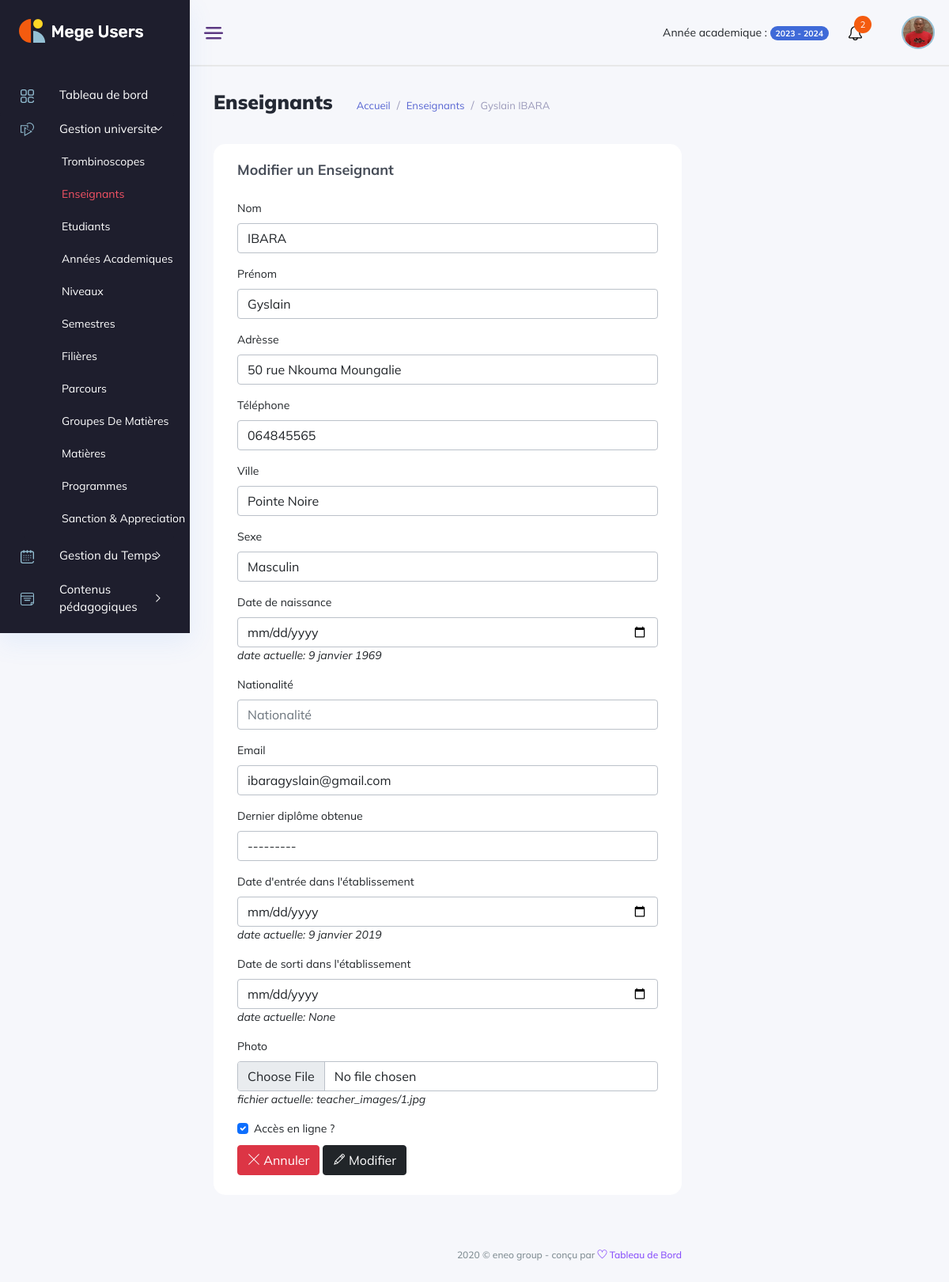
/gestion_universite/teachers/1/editer/ (signed in), run on an earlier commit of the app's database.
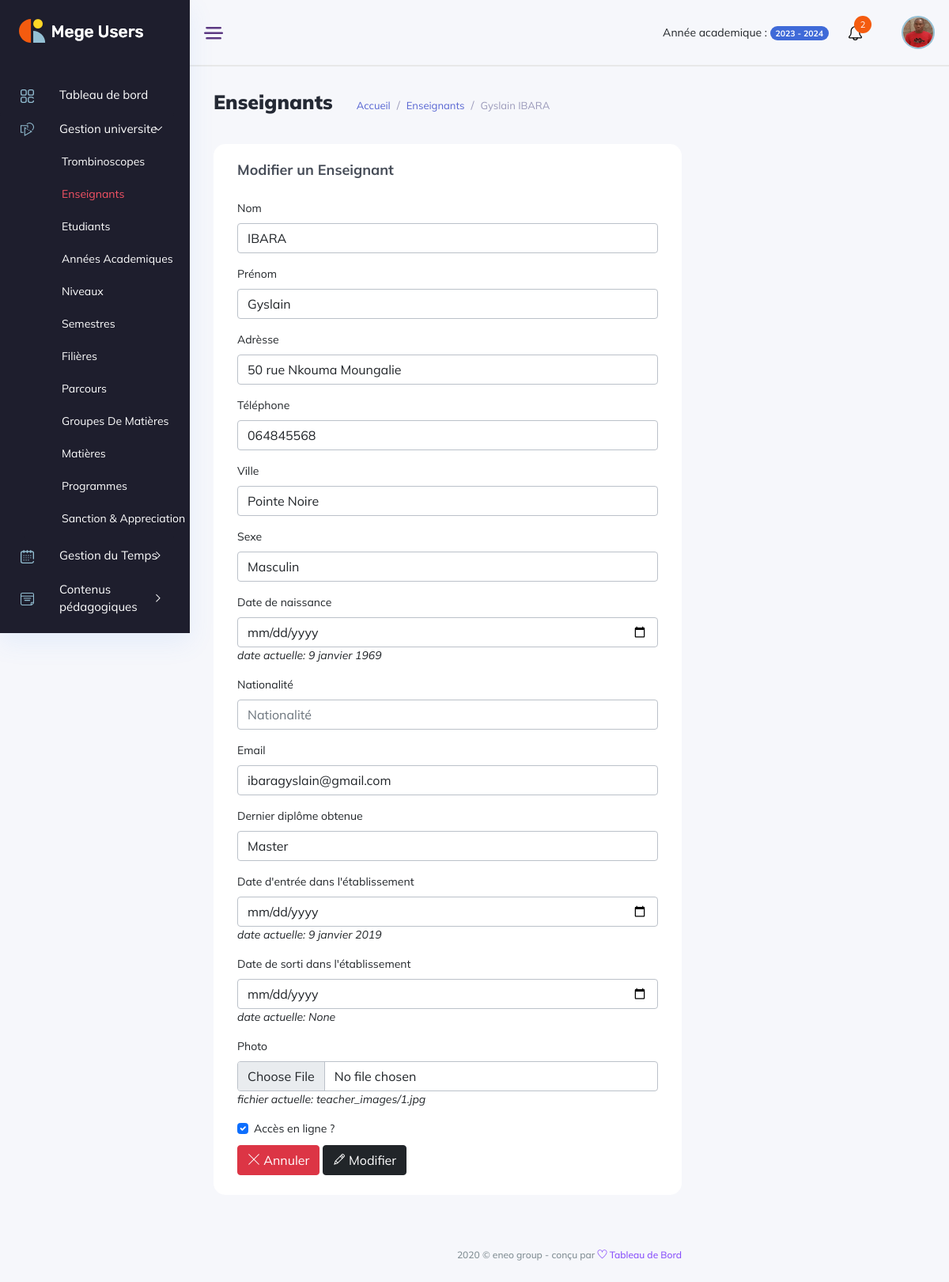
And on a later commit of the database.
### backend/models/gestion_ecole.py (models this page shows, shortened)
class Teacher(models.Model):
    lastname = models.CharField(max_length=50, blank=True)
    firstname = models.CharField(max_length=50, blank=True)
    address = models.CharField(max_length=50, blank=True)
    tel = models.CharField(max_length=20, blank=True)
    city = models.CharField(max_length=17, choices=cities, blank=True)
    sex = models.CharField(max_length=10, choices=sexes, blank=True)
    bithday = models.DateField(blank=True, null=True)
    nationality = models.CharField(max_length=20, blank=True)
    email = models.CharField(max_length=120, unique=True, blank=True)
    school = models.ForeignKey(Etablishment, on_delete=models.CASCADE, null=True, blank=True)
    status = models.CharField(max_length=20, blank=True)
    last_diploma = models.CharField(max_length=20, choices=last_diploma, blank=True,)
    picture = models.ImageField(upload_to="teacher_images", blank=True, null=True)
    type_of_counter = models.CharField(max_length=20, blank=True)
    start_of_contrat = models.DateField(blank=True, null=True)
    end_of_contrat = models.DateField(blank=True, null=True)
    created_at = models.DateTimeField(auto_now_add=True, null=True)
    updated_at = models.DateTimeField(auto_now=True, null=True)
    def fullname(self):
        return f"{self.firstname} {self.lastname}"

### manager_dashboard/views/gestion_universite_view.py (the view, shortened to what this page needs)
class EditTeacherView(View):
    template = "manager_dashboard/gestion_universite/editer_enseignant.html"
    def dispatch(self,request, *args, **kwargs):
        if not request.user.is_authenticated:
            return redirect('backend:login')
        if request.user.is_manager or request.user.is_admin:
            return super().dispatch(request, *args, **kwargs)
        return redirect('backend:logout')
    def get(self, request, pk, *args, **kwargs):
        teacher = get_object_or_404(Teacher, pk=pk)
        form = TeacherForm(instance=teacher)
        context = {'form':form, 'teacher': teacher}
        return render(request, template_name=self.template, context=context)

### manager_dashboard/templates/manager_dashboard/gestion_universite/editer_enseignant.html (shortened to what the changed rows need)
{% extends '../base.html' %}
{% load static %}
{% block content %}
<div class="main_content_iner overly_inner ">
    <div class="container-fluid p-0 ">
        <div class="row">
            <div class="col-12">
                <div class="page_title_box d-flex flex-wrap align-items-center justify-content-between">
                    <div class="page_title_left d-flex align-items-center">
                        <ol class="breadcrumb page_bradcam mb-0">
                            <li class="breadcrumb-item"><a>{{teacher.fullname}}</a></li>
                        </ol>
                    </div>
                </div>
            </div>
        </div>
        <div class="row">
            <div class="col-8">
                <div class="white_card card_height_100 mb_30">
                    <div class="white_card_body">
                        <form method="post" enctype="multipart/form-data">
                            <div class="mb-3">
                                <label class="form-label" for="libelle">Nom</label>
                                {{ form.lastname }}
                            </div>
                            <div class="mb-3">
                                <label class="form-label" for="libelle">Prénom</label>
                                {{ form.firstname }}
                            </div>
                            <div class="mb-3">
                                <label class="form-label" for="libelle">Adrèsse</label>
                                {{ form.address }}
                            </div>
                            <div class="mb-3">
                                <label class="form-label" for="libelle">Téléphone</label>
                                {{ form.tel }}
                            </div>
                            <div class="mb-3">
                                <label class="form-label" for="libelle">Ville</label>
                                {{ form.city }}
                            </div>
                            <div class="mb-3">
                                <label class="form-label" for="level">Sexe</label>
                                {{ form.sex }}
                            </div>
                            <div class="mb-3">
                                <label class="form-label" for="libelle">Date de naissance</label>
                                {{ form.bithday }}
                                <i>date actuelle: {{teacher.bithday}}</i>
                            </div>
                            <div class="mb-3">
                                <label class="form-label" for="libelle">Nationalité</label>
                                {{ form.nationality }}
                            </div>
                            <div class="mb-3">
                                <label class="form-label" for="libelle">Email</label>
                                {{ form.email }}
                            </div>
                            <div class="mb-3">
                                <label class="form-label" for="libelle">Dernier diplôme obtenue</label>
                                {{ form.last_diploma }}
                            </div>
                            <div class="mb-3">
                                <label class="form-label" for="libelle">Date d'entrée dans l'établissement</label>
                                {{ form.start_of_contrat }}
                                <i>date actuelle: {{teacher.start_of_contrat}}</i>
                            </div>
                            <div class="mb-3">
                                <label class="form-label" for="libelle">Date de sorti dans l'établissement</label>
                                {{ form.end_of_contrat }}
                                <i>date actuelle: {{teacher.end_of_contrat}}</i>
                            </div>
                            <div class="mb-3">
                                <label class="form-label" for="libelle">Photo</label>
                                {{ form.picture }}
                                <i>fichier actuelle: {{teacher.picture.name}}</i>
                            </div>
                            <div>
                                <div class="form-check">
                                    {{ form.status }}
                                    <label class="form-label form-check-label" for="gridCheck"> Accès en ligne ?</label>
                                </div>
                            </div>
                        </form>
                    </div>
                </div>
            </div>
        </div>
    </div>
</div>
{% endblock content %}

What changed in the data, as far as the page shows it:
changed Teacher "None": tel "064845565" → "064845568"; last_diploma "---------" → "Master"
